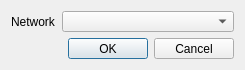
<?xml version="1.0" encoding="UTF-8"?>
<ui version="4.0">
 <class>dialogAddNet</class>
 <widget class="QDialog" name="dialogAddNet">
  <property name="geometry">
   <rect>
    <x>0</x>
    <y>0</y>
    <width>245</width>
    <height>70</height>
   </rect>
  </property>
  <property name="minimumSize">
   <size>
    <width>245</width>
    <height>70</height>
   </size>
  </property>
  <property name="maximumSize">
   <size>
    <width>245</width>
    <height>70</height>
   </size>
  </property>
  <property name="windowTitle">
   <string>Dialog</string>
  </property>
  <layout class="QGridLayout" name="gridLayout">
   <item row="0" column="0">
    <widget class="QLabel" name="label_2">
     <property name="sizePolicy">
      <sizepolicy hsizetype="Minimum" vsizetype="Preferred">
       <horstretch>0</horstretch>
       <verstretch>0</verstretch>
      </sizepolicy>
     </property>
     <property name="text">
      <string>Network</string>
     </property>
    </widget>
   </item>
   <item row="0" column="1">
    <widget class="QComboBox" name="comboBox">
     <property name="sizePolicy">
      <sizepolicy hsizetype="MinimumExpanding" vsizetype="Fixed">
       <horstretch>0</horstretch>
       <verstretch>0</verstretch>
      </sizepolicy>
     </property>
    </widget>
   </item>
   <item row="1" column="0" colspan="2">
    <widget class="QDialogButtonBox" name="buttonBox">
     <property name="orientation">
      <enum>Qt::Horizontal</enum>
     </property>
     <property name="standardButtons">
      <set>QDialogButtonBox::Cancel|QDialogButtonBox::Ok</set>
     </property>
    </widget>
   </item>
  </layout>
 </widget>
 <resources/>
 <connections>
  <connection>
   <sender>buttonBox</sender>
   <signal>accepted()</signal>
   <receiver>dialogAddNet</receiver>
   <slot>accept()</slot>
   <hints>
    <hint type="sourcelabel">
     <x>248</x>
     <y>254</y>
    </hint>
    <hint type="destinationlabel">
     <x>157</x>
     <y>274</y>
    </hint>
   </hints>
  </connection>
  <connection>
   <sender>buttonBox</sender>
   <signal>rejected()</signal>
   <receiver>dialogAddNet</receiver>
   <slot>reject()</slot>
   <hints>
    <hint type="sourcelabel">
     <x>316</x>
     <y>260</y>
    </hint>
    <hint type="destinationlabel">
     <x>286</x>
     <y>274</y>
    </hint>
   </hints>
  </connection>
 </connections>
</ui>
